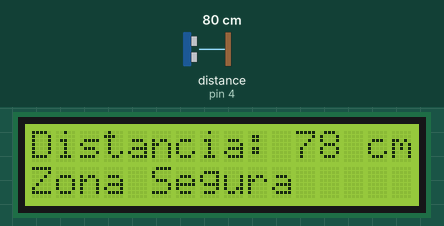
This sketch was run on a simulated Arduino Uno, built with avr-gcc and run on an emulated ATmega328P. Shown: 16×2 character LCD. Wiring (inferred from the names in the program): ultrasonic range finder: trigger pin 3; echo pin 4. The inputs (shaded band) are chosen by the test bench; at power-on: distance to the obstacle (sensor on pin 4) 80 cm. The echo pulse lasts 58.3 µs per cm.

Above: at 1.2 s.
1.3 s: distance to the obstacle (sensor on pin 4) set to 12 cm
At 2.0 s:
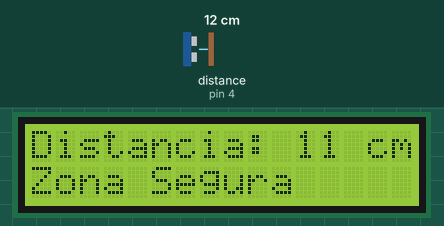
3.0 s: distance to the obstacle (sensor on pin 4) set to 9 cm
At 3.8 s:
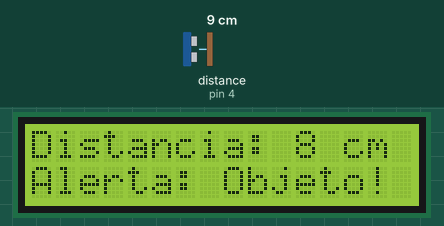
4.6 s: distance to the obstacle (sensor on pin 4) set to 2 cm
At 5.9 s:
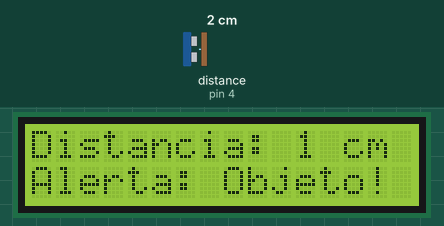
Timing chart, 0 to 7.6 s (numbered marks = the images above; inputs shaded):
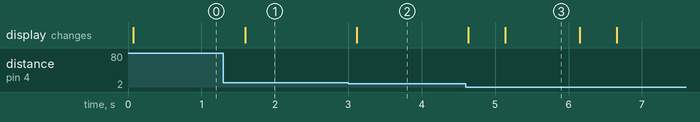

The sketch:

07_lcd_radar.ino
```cpp
#include <LiquidCrystal.h>

// Configuración de la pantalla LCD
LiquidCrystal lcd(7, 8, 9, 10, 11, 12);

// Configuración del sensor ultrasónico
const int trigPin = 3;
const int echoPin = 4;
long duracion;
int distancia;

void setup() {
  lcd.begin(16, 2);
  pinMode(trigPin, OUTPUT);
  pinMode(echoPin, INPUT);
}

void loop() {
  // Enviar pulso ultrasónico
  digitalWrite(trigPin, LOW);
  delayMicroseconds(2);
  digitalWrite(trigPin, HIGH);
  delayMicroseconds(10);
  digitalWrite(trigPin, LOW);

  // Leer el eco del sensor
  duracion = pulseIn(echoPin, HIGH);
  distancia = duracion * 0.034 / 2; // Convertir tiempo a distancia en cm

  // Mostrar distancia en la LCD
  lcd.setCursor(0, 0);
  lcd.print("Distancia: ");
  lcd.print(distancia);
  lcd.print(" cm   ");

  // Mostrar alerta si está muy cerca
  lcd.setCursor(0, 1);
  if (distancia < 10) {
    lcd.print("Alerta: Objeto! ");
  } else {
    lcd.print("Zona Segura     ");
  }

  delay(500);
}
```

Measured:
- the behaviour switches between 11 and 10 cm on distance to the obstacle (sensor on pin 4) (found by bisection; images 1 and 2)
- after the input at 1.3 s, the display: changes after 0.30 s (image 1)
- after the input at 3.0 s, the display: changes after 0.12 s (image 2)
- after the input at 4.6 s, the display: first changes at once (image 3 shows a later state)
- what the display in image 3 shows lasts 1.1 s, from 5.1 s to 6.2 s
